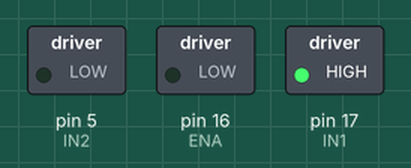
This sketch was run on a simulated Arduino Uno, built with avr-gcc and run on an emulated ATmega328P. Shown: switched loads named in the sketch (green lamp = pin HIGH). What the sketch prints to the serial monitor is not drawn.

Above: at 0.1 s.
Timing chart, 0 to 1.6 s (numbered marks = the images above):
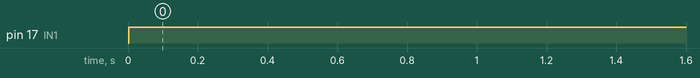

Measured:
- by itself, pin 17 (IN1): LOW → HIGH at 0.00 s

The sketch:

huhu_encoderrr.ino
```cpp
// Motor A pins
const int IN1 = 17;
const int IN2 = 5;
const int ENA = 16; // PWM pin

// Encoder pins
const int ENCODER_A = 12;
const int ENCODER_B = 13;

volatile int pos = 0; // current position (pulse count)
long prevT = 0;
float eprev = 0;
float eintegral = 0;

const int pulses_per_rev = 235;
const int target_degrees = 360;
const int target_pos = (pulses_per_rev * target_degrees) / 360;

bool motorStopped = false;

void setup() {
  Serial.begin(9600);

  pinMode(IN1, OUTPUT);
  pinMode(IN2, OUTPUT);
  pinMode(ENA, OUTPUT);

  pinMode(ENCODER_A, INPUT);
  pinMode(ENCODER_B, INPUT);
  attachInterrupt(digitalPinToInterrupt(ENCODER_A), readencoder, RISING);

  Serial.print("Rotating motor to ");
  Serial.print(target_degrees);
  Serial.println(" degrees...");
}

void loop() {
  Serial.print("Target: ");
  Serial.print(target_pos);
  Serial.print(" | Pos: ");
  Serial.print(pos);
  Serial.print(" | Error: ");
  Serial.println(target_pos - pos);

  if (!motorStopped && abs(pos) >= target_pos) {
    analogWrite(ENA, 0);
    Serial.println("Rotation complete!");
    motorStopped = true;
  }

  if (motorStopped) {
    delay(10);  // shorter delay to avoid freezing loop
    return;
  }

  float Kp = 60;
  float Ki = 270; //For 360: 90
  float Kd = 0;

  long currentT = millis();
  float dt = (currentT - prevT) / 1000.0;
  prevT = currentT;

  float error = target_pos - pos;
  eintegral += error * dt;
  float dedt = (error - eprev) / dt;
  float u = Kp * error + Kd * dedt + Ki * eintegral;
  eprev = error;

  float pwr = fabs(u);
  if (pwr > 255) pwr = 50;

  int dir = (u > 0) ? 1 : -1;

  digitalWrite(IN1, dir == 1 ? HIGH : LOW);
  digitalWrite(IN2, dir == 1 ? LOW : HIGH);
  analogWrite(ENA, (int)pwr);

  delay(10);  // reduced delay for faster loop
}

void readencoder() {
  int b = digitalRead(ENCODER_B);
  if (b == HIGH) {
    pos++;
  } else {
    pos--;
  }
}
```
